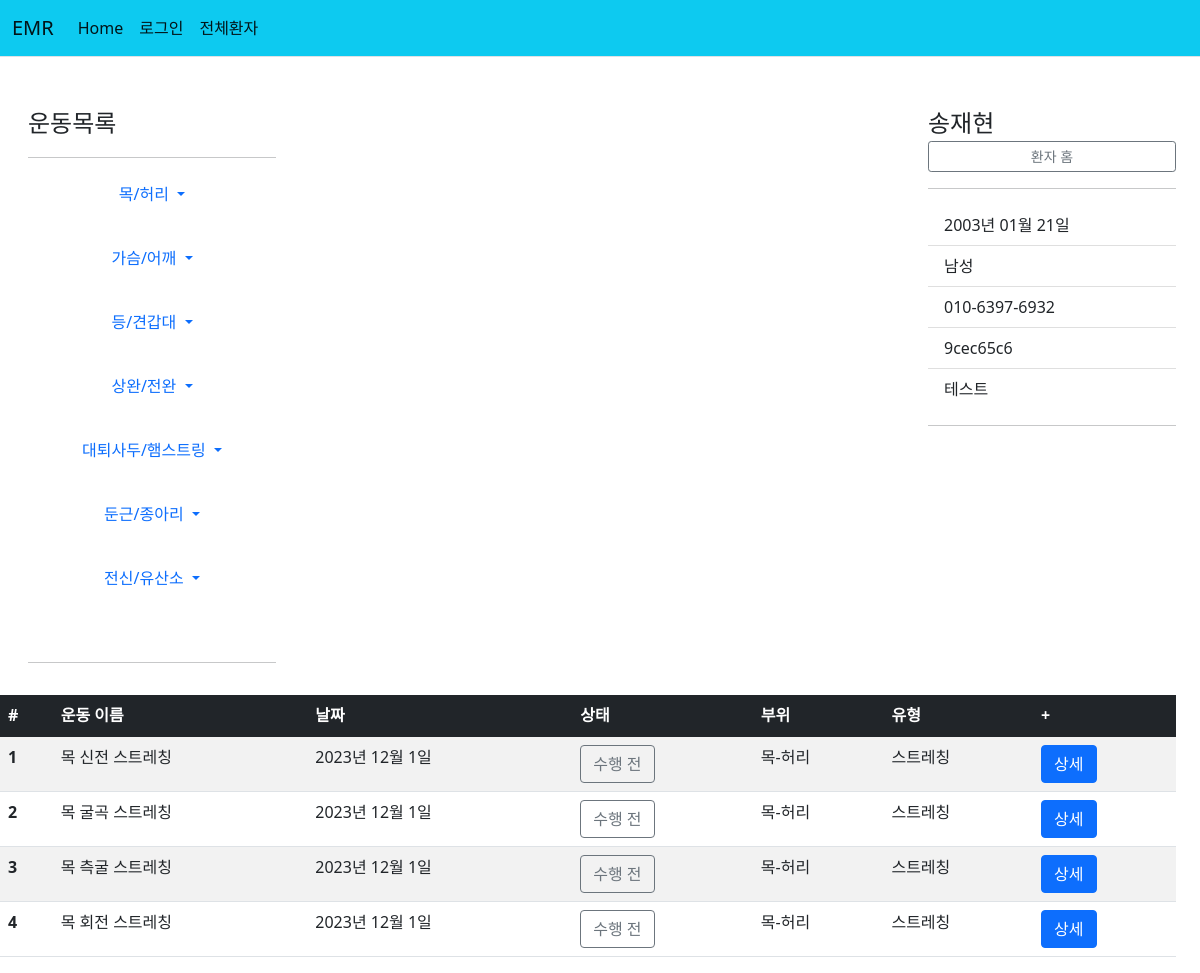
The page /patient/9cec65c6-f5e6-486e-b068-f70c82aa60aa/exercise/ on the database as committed earlier.
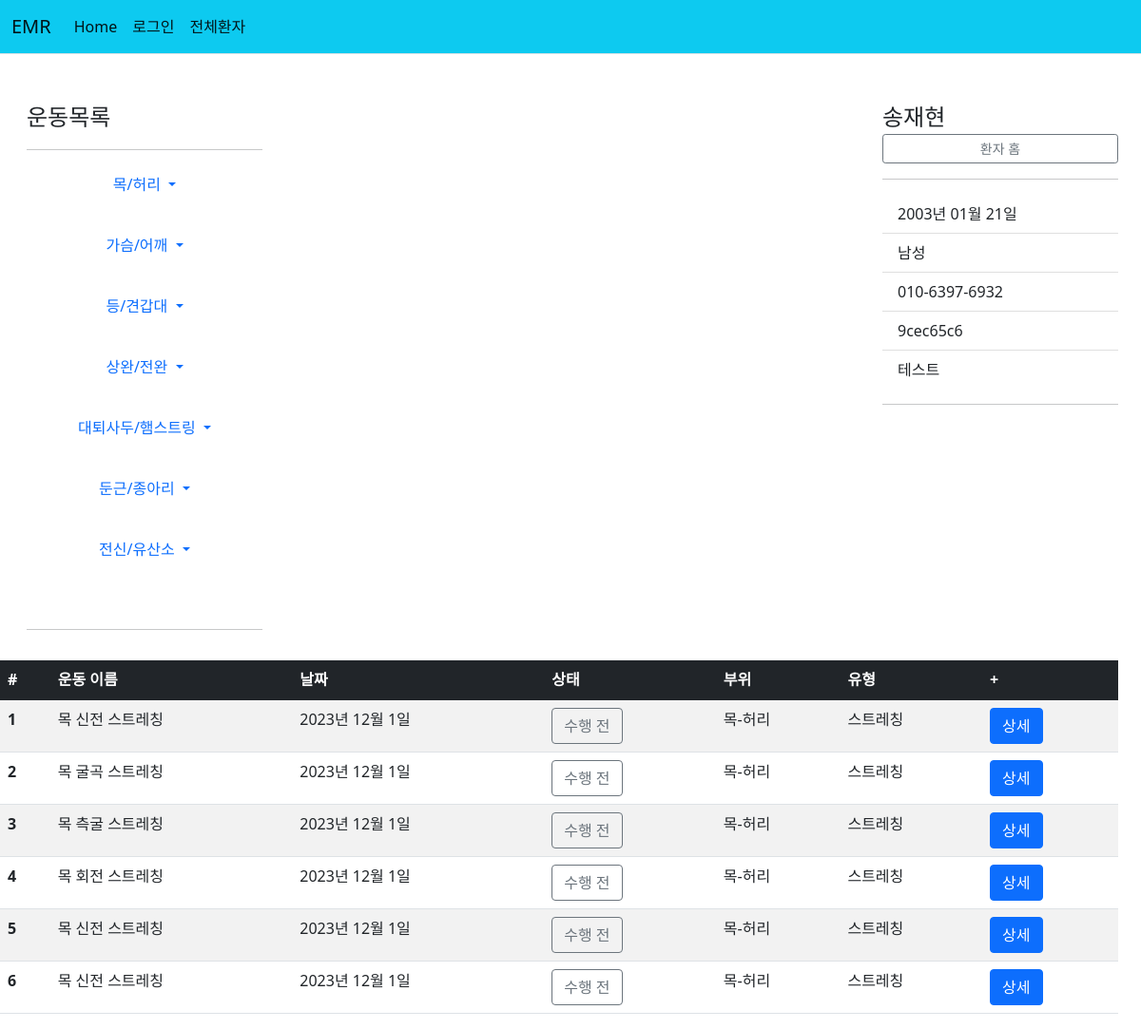
The same page on the database as committed later.
### patient/models.py (models this page shows, shortened)
class ExerciseList(models.Model):
    code = models.CharField(primary_key=True, max_length=36, default=uuid.uuid4)
    exercise = models.ForeignKey(Exercise, on_delete=models.CASCADE)
    patient = models.ForeignKey(Patient2, on_delete=models.CASCADE)
    date = models.DateField(default=timezone.now)
    count = models.IntegerField(default=0)
    set = models.IntegerField(default=1)
    time = models.IntegerField(default=0)
    weight = models.IntegerField(default=0)
    done = models.BooleanField(default=False)

class Exercise(models.Model):
    name = models.CharField(primary_key=True, max_length=30)
    part = models.ForeignKey(Part, on_delete=models.CASCADE)
    type = models.ForeignKey(ExerciseType, on_delete=models.CASCADE)
    link = models.URLField(default='https://blog.naver.com/smile86/221055278905')

class Part(models.Model):
    part = models.CharField(primary_key=True, max_length=10)

class ExerciseType(models.Model):
    type = models.CharField(primary_key=True, max_length=20)

### patient/views.py (the view)
# urls.py: path('<str:patient_id>/exercise/', views.exercise, name='exercise'),
def exercise(request, patient_id):
    patient = get_object_or_404(Patient2, pk=patient_id)
    exercise_list = ExerciseList.objects.filter(patient=patient_id)
    context = {'patient':patient, 'exercise_list':exercise_list}
    return render(request, 'patient/exercise.html', context)

### patient/templatetags/patient_filter.py (called while the page is built)
@register.filter
def back2(value):
    ans=''
    if int(value)%2==0:
        ans = '여성'
    else:
        ans = '남성'
    return ans

@register.filter
def birth2(value, back):
    if back=='3' or back=='4':
        year = '20'+value[:2]
    else:
        year = '19'+value[:2]
    birth = year+'년 '+value[2:4]+'월 '+value[4:]+'일'
    return birth

@register.filter
def id_cut(value):
    return value[:8]

### templates/patient/exercise.html (shortened to what this page needs)
{% extends "base.html" %}
{% load patient_filter %}
{% block content %}
<div class="container-fluid">
  <div class="row">
    <div class="col-md-4">
      <div class="d-flex flex-column flex-shrink-0 p-3" style="width: 280px;">
        <svg class="bi pe-none me-2" width="40" height="32"><use xlink:href="#bootstrap"/></svg>
        <span class="fs-4">운동목록</span>
        <hr>
        <ul class="nav nav-pills flex-column mb-auto text-center">
          <li>
            <a href="#" class="nav-link text-primary align-items-center text-decoration-none dropdown-toggle" data-bs-toggle="dropdown" aria-expanded="false">
              목/허리
            </a>
          </li>
          <br>
          <li>
            <a href="#" class="nav-link align-items-center text-decoration-none dropdown-toggle" data-bs-toggle="dropdown" aria-expanded="false">
              가슴/어깨
            </a>
          </li>
          <br>
          <li>
            <a href="#" class="nav-link align-items-center text-decoration-none dropdown-toggle" data-bs-toggle="dropdown" aria-expanded="false">
              등/견갑대
            </a>
          </li>
          <br>
          <li>
            <a href="#" class="nav-link align-items-center text-decoration-none dropdown-toggle" data-bs-toggle="dropdown" aria-expanded="false">
              상완/전완
            </a>
          </li>
          <br>
          <li>
            <a href="#" class="nav-link align-items-center text-decoration-none dropdown-toggle" data-bs-toggle="dropdown" aria-expanded="false">
              대퇴사두/햄스트링
            </a>
          </li>
          <br>
          <li>
            <a href="#" class="nav-link align-items-center text-decoration-none dropdown-toggle" data-bs-toggle="dropdown" aria-expanded="false">
              둔근/종아리
            </a>
          </li>
          <br>
          <li>
            <a href="#" class="nav-link align-items-center text-decoration-none dropdown-toggle" data-bs-toggle="dropdown" aria-expanded="false">
              전신/유산소
            </a>
          </li>
          <br>
          <br>
        </ul>
        <hr>
    </div>
    </div>
    <div class="col-md-5">
    </div>
    <div class="col-md-3">
      <div class="col-md-3">
        <div class="d-flex flex-column flex-shrink-0 p-3" style="width: 280px;">
            <svg class="bi pe-none me-2" width="40" height="32"><use xlink:href="#bootstrap"/></svg>
            <span class="fs-4">{{patient.name}}</span>
            <a href="{% url 'patient:detail' patient.id %}" class="btn  btn-sm btn-outline-secondary">환자 홈</a></span>
          <hr>
          <ul class="list-group list-group-flush">
            <li class="list-group-item">{{patient.front_resident|birth2:patient.back_resident}}</li>
            <li class="list-group-item">{{patient.back_resident|back2}}</li>
            <li class="list-group-item">{{patient.phone}}</li>
            <li class="list-group-item">{{patient.id|id_cut}}</li>
            <li class="list-group-item">{{patient.memo}}</li>
          </ul>
          <hr>
      </div>
    </div>
  </div>
  <div class="row">
    <table class="table table-border table-Secondary table-striped">
      <thead>
      <tr class="table-dark">
          <th scope="col">#</th>
          <th scope="col">운동 이름</th>
          <th scope="col">날짜</th>
          <th scope="col">상태</th>
          <th scope="col">부위</th>
          <th scope="col">유형</th>
          <th scope="col">+</th>
      </tr>
      </thead>
      <tbody>
      {% for exercise in exercise_list %}
      <tr>
          <th scope="row">{{forloop.counter}}</th>
          <td>{{exercise.exercise.name}}</td>
          <td>{{exercise.date}}</td>
          {% if exercise.done %}<td> <button type="button" class="btn btn-success">완료</button></td>
          {% else %}<td><button type="button" class="btn btn-outline-secondary">수행 전</button></td>{% endif %}
          <td>{{exercise.exercise.part.part}}</td>
          <td>{{exercise.exercise.type.type}}</td>
          <td><a class="btn btn-primary" href="{% url 'patient:detail' patient.id %}" role="button">상세</a></td>
      </tr>
      {% endfor %}
      </tbody>
    </table>
  </div>
</div>
{% endblock %}

Rows that differ between the two databases and show on the page:
added ExerciseList: exercise.name "목 신전 스트레칭", date "2023년 12월 1일", done "수행 전", exercise.part.part "목-허리", exercise.type.type "스트레칭"
added ExerciseList: exercise.name "목 신전 스트레칭", date "2023년 12월 1일", done "수행 전", exercise.part.part "목-허리", exercise.type.type "스트레칭"
